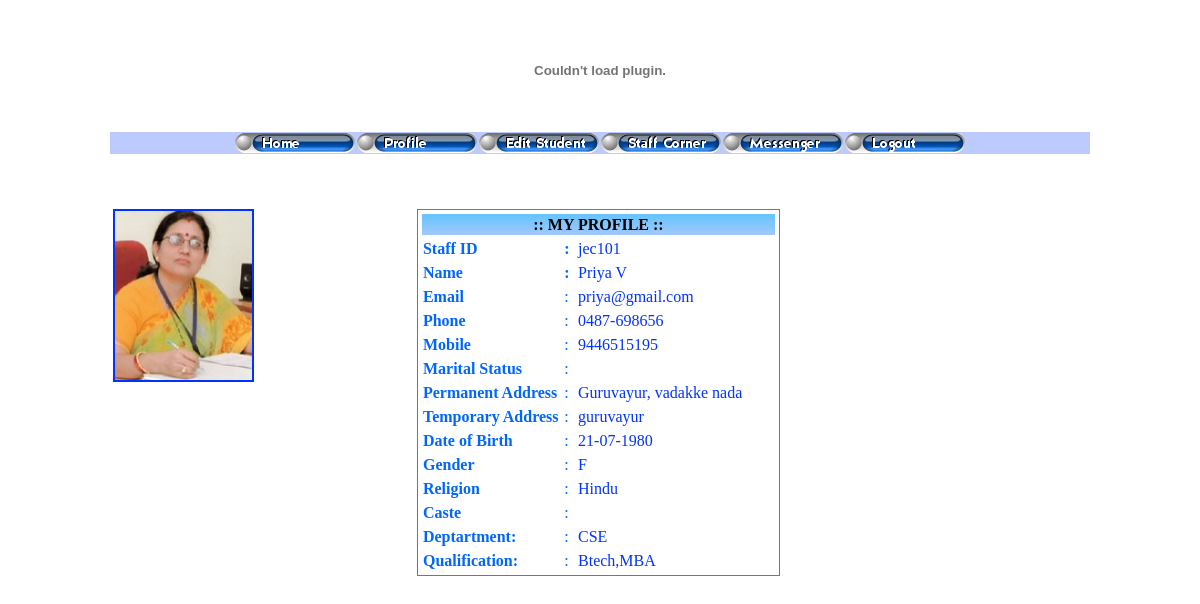
Page /view_staff_profile.php (signed in) on the committed database.
### tables this page shows
CREATE TABLE IF NOT EXISTS `staff` (
  `staffid` varchar(15) NOT NULL,
  `password` varchar(100) NOT NULL,
  `name` varchar(50) NOT NULL,
  `email` varchar(50) NOT NULL,
  `phone` varchar(15) NOT NULL,
  `mobile` varchar(15) NOT NULL,
  `maritalStatus` char(1) NOT NULL,
  `paddress` varchar(1000) NOT NULL,
  `taddress` varchar(1000) NOT NULL,
  `dob` date NOT NULL,
  `gender` char(1) NOT NULL,
  `religion` varchar(30) NOT NULL,
  `caste` varchar(30) NOT NULL,
  `dept` varchar(5) NOT NULL,
  `qualification` varchar(500) NOT NULL,
  `designation` varchar(30) NOT NULL,
  `photo` varchar(50) NOT NULL,
  PRIMARY KEY (`staffid`)
);

### view_staff_profile.php (the view, shortened to what this page needs)
<!DOCTYPE HTML PUBLIC "-//W3C//DTD HTML 4.01 Transitional//EN" "http://www.w3.org/TR/html4/loose.dtd">
<html>
<head>
</head>
<body>
<?php
$dept=$_POST['dept'];
$religion=$_POST['religion'];
$name=$_POST['name'];
$email=$_POST['email'];
$phone=$_POST['phone'];
$paddress=$_POST['paddress'];
$taddress=$_POST['taddress'];
$mobile=$_POST['mobile'];
$dob=$_POST['year']."-".$_POST['month']."-".$_POST['date'];
$gender=$_POST['gender'];
$qualification=$_POST['qualification'];
?>
<?php
$staffid=$_COOKIE['user'];
if($religion==NULL){
$con = mysql_connect("localhost","root","");
		if (!$con)
  		{
  			die('Could not connect: ' . mysql_error());
  		}
		else
		{
			$result = mysql_query("SELECT * FROM staff WHERE staffid='$staffid'");
			$row = mysql_fetch_array($result);
  				$name=$row['name'];
  				$email=$row['email'];
  				$phone=$row['phone'];
 				 $mobile=$row['mobile'];
				$marital_status=$row['marital_status'];
				 $paddress=$row['paddress'];
				 $taddress=$row['taddress'];
				 $gender=$row['gender'];
					$dob=$row['dob'];
				 $dept=$row['dept'];
 			     $qualification=$row['qualification'];
				 $religion=$row['religion'];
				 $caste=$row['caste'];
$photo=$_COOKIE['user'].".jpg";
 $src="upload/".$photo;
  			}
			}
?>
<p>&nbsp;</p>
<table width="980" border="0" align="center">
  <tr>
    <td width="31%" height="365" valign="top"><p class="princprof3"><img src="<?php echo $src; ?>" alt="" name="photo" width="137" height="169" border="2" class="style6"></p>
        <p class="princprof3">&nbsp;</p>
        <p class="princprof3">&nbsp;</p>
        <p class="princprof3">&nbsp;</p>
        <p class="princprof3">&nbsp;</p>
    </td>
    <td width="69%" valign="top">
      <table width="200" border="0" align="left" cellpadding="1" cellspacing="1" bgcolor="#0099FF">
        <tr>
          <td bgcolor="#FFFFFF"><table width="359" border="0" align="center" cellspacing="3">
            <tr>
              <td height="21" colspan="3" class="style6 princprof3" background="title.jpg"><div align="center" class="style9">:: MY PROFILE :: </div></td>
              </tr>
            <tr>
              <td width="139" height="21" class="style6"><div align="right" class="editstaf2 style1 style3 style7 style1">
                  <div align="left"><span class="style4">Staff ID </span></div>
              </div></td>
              <td width="9" class="style6"><span class="style4 style1"><strong>:</strong></span></td>
              <td width="201" class="box">
                <div align="left" class="light"><?php echo $staffid; ?></div></td>
            </tr>
            <tr>
              <td height="21" class="style6"><div align="right">
                  <div align="left" class="style1 editstaff1"><strong>Name</strong></div>
              </div></td>
              <td class="style6"><span class="style4 style1"><strong>:</strong></span></td>
              <td class="box">
                <div align="left" class="light"> <?php echo $name; ?></div></td>
            </tr>
            <tr>
              <td height="21" class="style6"><div align="right" class="style8 style1">
                  <div align="left"><span class="style4">Email</span></div>
              </div></td>
              <td class="style3">:</td>
              <td class="box">
                <div align="left" class="light"> <?php echo $email; ?></div></td>
            </tr>
            <tr>
              <td height="21" class="style6"><div align="right" class="style8 style1">
                  <div align="left"><span class="style4">Phone</span></div>
              </div></td>
              <td class="style3">:</td>
              <td class="box">
                <div align="left" class="light"> <?php echo $phone; ?></div></td>
            </tr>
            <tr>
              <td height="21" class="style6"><div align="right" class="style8 style1">
                  <div align="left"><span class="style4">Mobile</span></div>
              </div></td>
              <td class="style3">:</td>
              <td class="box">
                <div align="left" class="light"> <?php echo $mobile; ?></div></td>
            </tr>
            <tr>
              <td height="21" class="style6"><div align="right" class="style8 style1">
                  <div align="left"><span class="style4">Marital Status</span></div>
              </div></td>
              <td class="style3">:</td>
              <td class="box">
                <div align="left" class="light"> <?php echo $marital_status; ?></div></td>
            </tr>
            <tr>
              <td height="21" class="style6"><div align="right" class="style8 style1">
                  <div align="left"><span class="style4">Permanent Address</span></div>
              </div></td>
              <td class="style3">:</td>
              <td class="box">
                <div align="left" class="light"> <?php echo $paddress; ?></div></td>
            </tr>
            <tr>
              <td height="21" class="style6"><div align="right" class="style8 style1">
                  <div align="left"><span class="style4">Temporary Address</span></div>
              </div></td>
              <td class="style3">:</td>
              <td class="box">
                <div align="left" class="light"> <?php echo $taddress; ?></div></td>
            </tr>
            <tr>
              <td height="21" class="style6"><div align="right" class="style8 style1">
                  <div align="left"><span class="style4">Date of Birth</span></div>
              </div></td>
              <td class="style3">:</td>
              <td class="box">
                <div align="left" class="light">
                  <?php $date=substr($dob,8,2); $month=substr($dob,5,2); $year=substr($dob,0,4); echo $date."-".$month."-".$year; ?>
              </div></td>
            </tr>
            <tr>
              <td height="21" class="style6"><div align="right" class="style8 style1">
                  <div align="left"><span class="style4">Gender</span></div>
              </div></td>
              <td class="style3">:</td>
              <td class="box">
                <div align="left" class="light"> <?php echo $gender; ?></div></td>
            </tr>
            <tr>
              <td height="21" class="style6"><div align="right" class="style8 style1">
                  <div align="left">Religion</div>
              </div></td>
              <td class="style3">:</td>
              <td class="box">
                <div align="left" class="light"> <?php echo $religion; ?></div></td>
            </tr>
            <tr>
              <td height="21" class="style6"><div align="right" class="style8 style1">
                  <div align="left">Caste</div>
              </div></td>
              <td class="style3">:</td>
              <td class="box">
                <div align="left" class="light"> <?php echo $caste; ?></div></td>
            </tr>
            <tr>
              <td height="21" class="style6"><div align="right" class="style8 style1">
                  <div align="left"><span class="style4">Deptartment:</span></div>
              </div></td>
              <td class="style3">:</td>
              <td class="box">
                <div align="left" class="light"> <?php echo $dept; ?></div></td>
            </tr>
            <tr>
              <td height="21" class="style6 style1"><div align="left" class="style8 style1">Qualification:</div></td>
              <td class="style3">:</td>
              <td class="box">
                <div align="left" class="light"> <?php echo $qualification; ?></div></td>
            </tr>
          </table></td>
        </tr>
    </table></td>
  </tr>
</table>
</body>
</html>

### box.css (style rules this page uses)
.box { color: #0000CC; }

### view_staff_profile.php (style rules this page uses)
.editstaff1 { color: #0033FF; font-size: 16px; }
.editstaf2 { color: #00CC33 }
.style1 { color: #0066FF }
.style3 { color: #0066FF; font-weight: normal; }
.style6 { color: #0033FF }
.style7 { font-weight: bold }
.style8 { color: #0066FF; font-weight: bold; }
.light { font-size: 16px; color: #0033FF; }
.princprof3 { font-weight: bold }
.style9 { color: #000000 }

### rows in the picture
staff: name "Priya V", email "priya@gmail.com", phone "0487-698656", mobile "9446515195", paddress "Guruvayur, vadakke nada", taddress "guruvayur", dob "21", dob "07", dob "1980", gender "F", religion "Hindu", dept "CSE", qualification "Btech,MBA"

### other values in the picture
$staffid "jec101"
